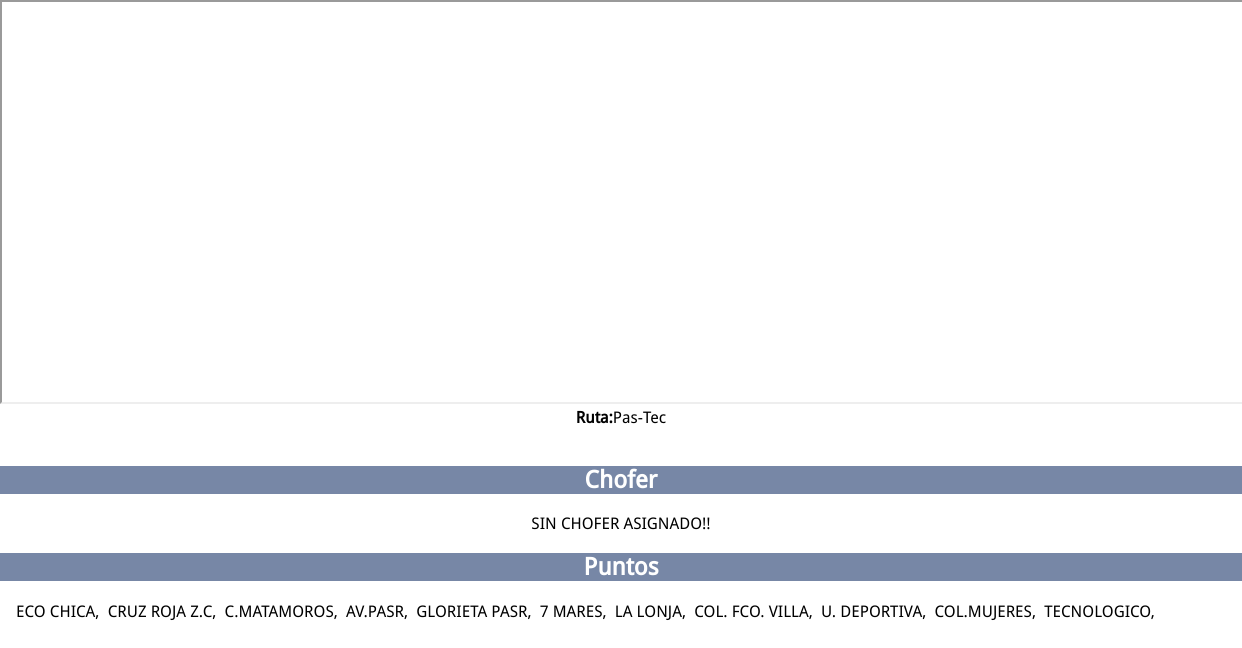
The page /busqueda.php?corrida=Pas-Tec on the database its author committed.
### tables this page shows
CREATE TABLE IF NOT EXISTS `rutas` (
  `idruta` bigint(20) unsigned NOT NULL AUTO_INCREMENT,
  `ruta` varchar(20) NOT NULL,
  `mapa` text NOT NULL,
  UNIQUE KEY `idruta` (`idruta`)
);

CREATE TABLE IF NOT EXISTS `rutapuntos` (
  `id` bigint(20) unsigned NOT NULL AUTO_INCREMENT,
  `punto` varchar(100) NOT NULL,
  `idruta` varchar(100) NOT NULL,
  UNIQUE KEY `id` (`id`)
);

### busqueda.php (the view, shortened to what this page needs)
<?php
include ("encabezado4.php");
include ("conexion.php");
$r= $_GET['corrida'];
$resultado = mysql_query("select * from rutas where ruta = '". $r. "'" ,$con);
$re = mysql_fetch_array($resultado);
$mapa = $re['mapa'];
$r2 = $re['ruta'];
echo '<iframe class="ifracons" src='.$mapa.'></iframe><br>';
echo '<strong>Ruta:</strong>'.$r2.'<br><br><h2>Chofer</h2>';
$sql=mysql_query("SELECT * FROM chofer where  corrida= '". $r. "' ",$con);
if (mysql_num_rows($sql) > 0) {
    while ($data = mysql_fetch_row($sql)) {
$chof = $data['1'];
$corr = $data['6'];
$dia= $data['7'];
echo '<ul class="cons"><strong>Chofer:</strong>'.$chof.'<br><strong>Horario:</strong>'.$corr.'<br><strong>Dias</strong>'.$dia.'</ul>';
}}else {
	 echo 'SIN CHOFER ASIGNADO!!';
}
echo '<br><h2>Puntos</h2>';
$sql3=mysql_query("SELECT * FROM rutapuntos where  idruta= '". $r. "' ",$con);
if (mysql_num_rows($sql3) > 0) {
  echo '<div class="puntosele">' ;
    while ($data3 = mysql_fetch_row($sql3)) {
$rut = $data3['1'];
echo $rut.',&nbsp;&nbsp;';
}}else {
	 echo 'NO HAY PUNTOS!!';
}
?>

### encabezado4.php (shortened to what this page needs)
<!Doctype html>
<html>
  <head>
    <link href="style.css" rel="stylesheet" type="text/css" />
 </head>
 <body style="background:white;">

### style.css (style rules this page uses)
body { font: 16px 'DroidSansRegular', Arial, sans-serif; text-align: center; margin: 0; padding: 0; width: 100%; height:100%; background: #736B66; color:black; }
header img,a,div { display: inline-block; vertical-align: middle; }
h2 { width: 100%; background: #7787A6; color:white; }
.ifracons { width: 100%; height: 400px }
.puntosele { text-align: left; width: 100%; margin: 0 1em; }

### rows shown on the page
rutas: ruta "Pas-Tec"
rutapuntos: punto "ECO CHICA"
rutapuntos: punto "CRUZ ROJA Z.C"
rutapuntos: punto "C.MATAMOROS"
rutapuntos: punto "AV.PASR"
rutapuntos: punto "GLORIETA PASR"
rutapuntos: punto "7 MARES"
rutapuntos: punto "LA LONJA"
rutapuntos: punto "COL. FCO. VILLA"
rutapuntos: punto "U. DEPORTIVA"
rutapuntos: punto "COL.MUJERES"
rutapuntos: punto "TECNOLOGICO"
